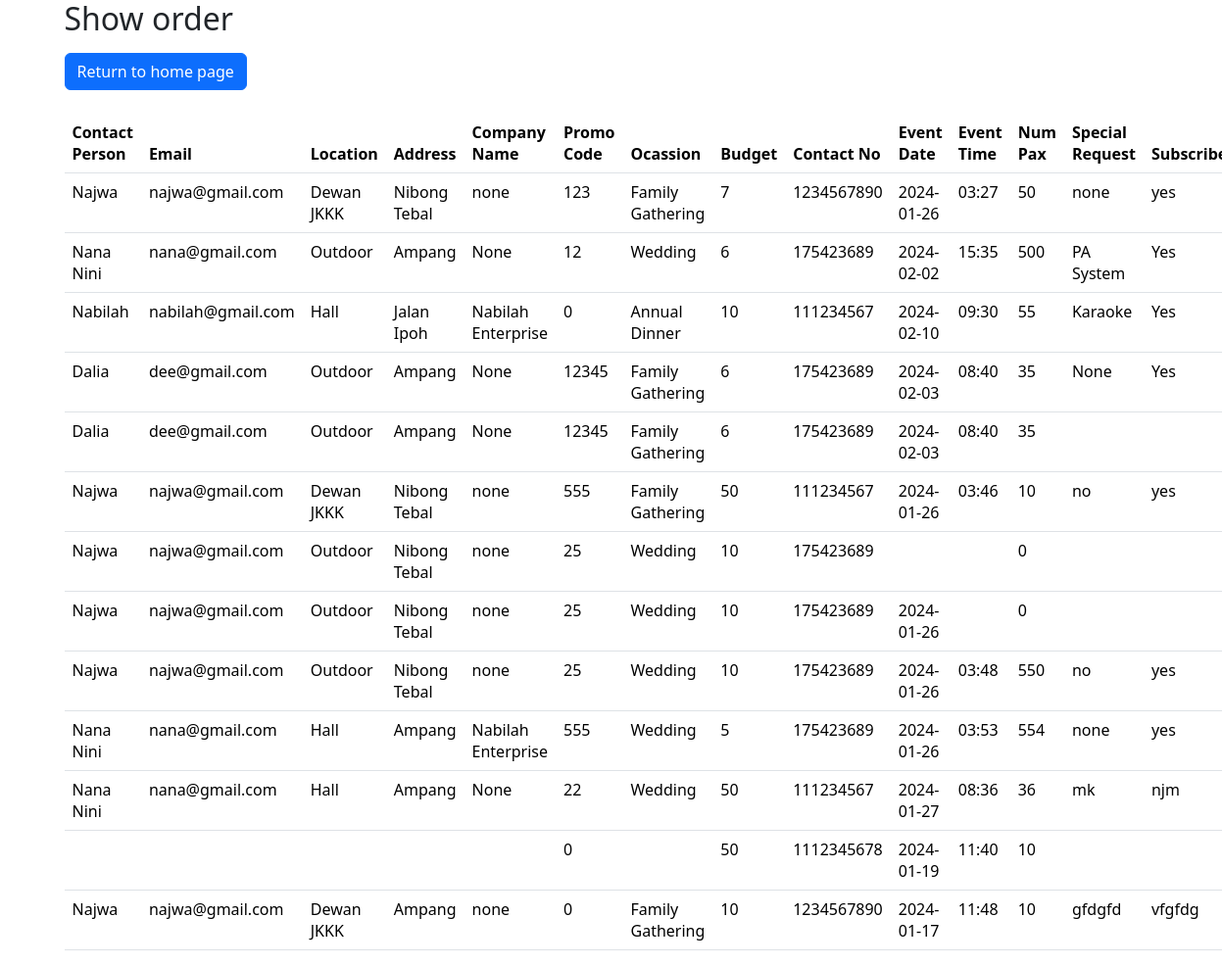
Screenshot of /show_order.php with the database file from the repository.
### tables this page shows
CREATE TABLE `order_table` (
  `order_id` int(11) NOT NULL,
  `contact_person` varchar(50) NOT NULL,
  `contact_no` int(11) NOT NULL,
  `num_pax` int(5) NOT NULL,
  `event_date` varchar(25) NOT NULL,
  `location` varchar(50) NOT NULL,
  `event_time` varchar(25) NOT NULL,
  `budget` int(3) NOT NULL,
  `occasion` varchar(50) NOT NULL,
  `promo_code` int(5) NOT NULL,
  `address` varchar(50) NOT NULL,
  `subscribe` varchar(50) NOT NULL,
  `company_name` varchar(50) NOT NULL,
  `email` varchar(50) NOT NULL,
  `special_req` varchar(50) NOT NULL
);

### show_order.php (the view, shortened to what this page needs)
<?php
require_once('db_connection.php');
?>
<html>
<head>
    <link href="https://cdn.jsdelivr.net/npm/bootstrap@5.3.2/dist/css/bootstrap.min.css" rel="stylesheet">
</head>
<body>
  <div class="container">
    <h2>Show order</h2>
    <a class="btn btn-primary" href="index.php">Return to home page </a><br><br>
    <table class="table">
        <thead>
            <tr>
                <th> Contact Person </th>
                <th> Email</th>
                <th> Location </th>
                <th> Address </th>
                <th> Company Name </th>
                <th> Promo Code </th>
                <th> Ocassion</th>
                <th> Budget </th>
                <th> Contact No </th>
                <th> Event Date </th>
                <th> Event Time </th>
                <th> Num Pax </th>
                <th> Special Request </th>
                <th> Subscribe </th>
        </thead>
        <tbody>
            <?php
                $sql = "select * FROM order_table";
                $result = mysqli_query($conn, $sql);
                if (mysqli_num_rows($result) > 0) {
                    while ($row = mysqli_fetch_assoc($result)) {
                    ?>
                    <tr>
                        <td><?php echo $row['contact_person']; ?></td>
                        <td><?php echo $row['email']; ?></td>
                        <td><?php echo $row['location']; ?></td>
                        <td><?php echo $row['address']; ?></td>
                        <td><?php echo $row['company_name']; ?></td>
                        <td><?php echo $row['promo_code']; ?></td>
                        <td><?php echo $row['occasion']; ?></td>
                        <td><?php echo $row['budget']; ?></td>
                        <td><?php echo $row['contact_no']; ?></td>
                        <td><?php echo $row['event_date']; ?></td>
                        <td><?php echo $row['event_time']; ?></td>
                        <td><?php echo $row['num_pax']; ?></td>
                        <td><?php echo $row['special_req']; ?></td>
                        <td><?php echo $row['subscribe']; ?></td>
                    </tr>
                    <?php
                    }
                }
            ?>
        </tbody>
    </table>
</div>
</body>
</html>

### rows the page displays
order_table: contact_person "Najwa", email "najwa@gmail.com", location "Dewan JKKK", address "Nibong Tebal", company_name "none", promo_code "123", occasion "Family Gathering", budget "7", contact_no "1234567890", event_date "2024-01-26", event_time "03:27", num_pax "50", special_req "none", subscribe "yes"
order_table: contact_person "Nana Nini", email "nana@gmail.com", location "Outdoor", address "Ampang", company_name "None", promo_code "12", occasion "Wedding", budget "6", contact_no "175423689", event_date "2024-02-02", event_time "15:35", num_pax "500", special_req "PA System", subscribe "Yes"
order_table: contact_person "Nabilah", email "nabilah@gmail.com", location "Hall", address "Jalan Ipoh", company_name "Nabilah Enterprise", promo_code "0", occasion "Annual Dinner", budget "10", contact_no "111234567", event_date "2024-02-10", event_time "09:30", num_pax "55", special_req "Karaoke", subscribe "Yes"
order_table: contact_person "Dalia", email "dee@gmail.com", location "Outdoor", address "Ampang", company_name "None", promo_code "12345", occasion "Family Gathering", budget "6", contact_no "175423689", event_date "2024-02-03", event_time "08:40", num_pax "35", special_req "None", subscribe "Yes"
order_table: contact_person "Dalia", email "dee@gmail.com", location "Outdoor", address "Ampang", company_name "None", promo_code "12345", occasion "Family Gathering", budget "6", contact_no "175423689", event_date "2024-02-03", event_time "08:40", num_pax "35"
order_table: contact_person "Najwa", email "najwa@gmail.com", location "Dewan JKKK", address "Nibong Tebal", company_name "none", promo_code "555", occasion "Family Gathering", budget "50", contact_no "111234567", event_date "2024-01-26", event_time "03:46", num_pax "10", special_req "no", subscribe "yes"
order_table: contact_person "Najwa", email "najwa@gmail.com", location "Outdoor", address "Nibong Tebal", company_name "none", promo_code "25", occasion "Wedding", budget "10", contact_no "175423689", num_pax "0"
order_table: contact_person "Najwa", email "najwa@gmail.com", location "Outdoor", address "Nibong Tebal", company_name "none", promo_code "25", occasion "Wedding", budget "10", contact_no "175423689", event_date "2024-01-26", num_pax "0"
order_table: contact_person "Najwa", email "najwa@gmail.com", location "Outdoor", address "Nibong Tebal", company_name "none", promo_code "25", occasion "Wedding", budget "10", contact_no "175423689", event_date "2024-01-26", event_time "03:48", num_pax "550", special_req "no", subscribe "yes"
order_table: contact_person "Nana Nini", email "nana@gmail.com", location "Hall", address "Ampang", company_name "Nabilah Enterprise", promo_code "555", occasion "Wedding", budget "5", contact_no "175423689", event_date "2024-01-26", event_time "03:53", num_pax "554", special_req "none", subscribe "yes"
order_table: contact_person "Nana Nini", email "nana@gmail.com", location "Hall", address "Ampang", company_name "None", promo_code "22", occasion "Wedding", budget "50", contact_no "111234567", event_date "2024-01-27", event_time "08:36", num_pax "36", special_req "mk", subscribe "njm"
order_table: promo_code "0", budget "50", contact_no "1112345678", event_date "2024-01-19", event_time "11:40", num_pax "10"
order_table: contact_person "Najwa", email "najwa@gmail.com", location "Dewan JKKK", address "Ampang", company_name "none", promo_code "0", occasion "Family Gathering", budget "10", contact_no "1234567890", event_date "2024-01-17", event_time "11:48", num_pax "10", special_req "gfdgfd", subscribe "vfgfdg"
